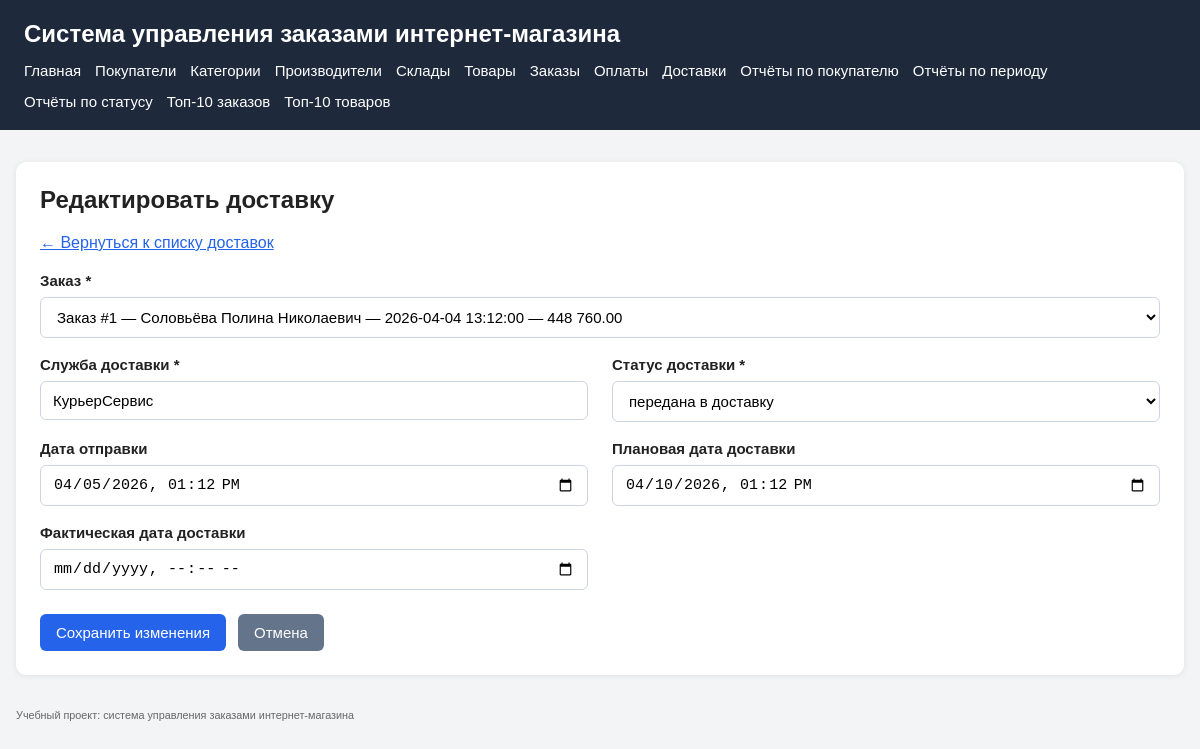
The page /deliveries/edit.php?id=1 on the database its author committed.
### tables this page shows
CREATE TABLE deliveries (
    delivery_id INT UNSIGNED NOT NULL AUTO_INCREMENT,
    order_id INT UNSIGNED NOT NULL,
    carrier_name VARCHAR(150) NOT NULL,
    ship_date DATETIME NULL,
    estimated_delivery_date DATETIME NULL,
    actual_delivery_date DATETIME NULL,
    delivery_status VARCHAR(30) NOT NULL,
    PRIMARY KEY (delivery_id),
    UNIQUE KEY uk_deliveries_order (order_id),
    KEY idx_deliveries_status (delivery_status),
    KEY idx_deliveries_estimated_date (estimated_delivery_date),
    CONSTRAINT fk_deliveries_order
        FOREIGN KEY (order_id) REFERENCES orders(order_id)
        ON UPDATE CASCADE
        ON DELETE CASCADE
);

CREATE TABLE orders (
    order_id INT UNSIGNED NOT NULL AUTO_INCREMENT,
    order_date DATETIME NOT NULL,
    status VARCHAR(30) NOT NULL,
    total_amount DECIMAL(10,2) NOT NULL DEFAULT 0.00,
    customer_id INT UNSIGNED NOT NULL,
    payment_method VARCHAR(50) NOT NULL,
    delivery_method VARCHAR(50) NOT NULL,
    delivery_address VARCHAR(255) NOT NULL,
    PRIMARY KEY (order_id),
    KEY idx_orders_customer (customer_id),
    KEY idx_orders_date (order_date),
    KEY idx_orders_status (status),
    CONSTRAINT fk_orders_customer
        FOREIGN KEY (customer_id) REFERENCES customers(customer_id)
        ON UPDATE CASCADE
        ON DELETE RESTRICT
);

CREATE TABLE customers (
    customer_id INT UNSIGNED NOT NULL AUTO_INCREMENT,
    last_name VARCHAR(100) NOT NULL,
    first_name VARCHAR(100) NOT NULL,
    middle_name VARCHAR(100) NULL,
    phone VARCHAR(20) NOT NULL,
    email VARCHAR(255) NULL,
    city VARCHAR(100) NOT NULL,
    street VARCHAR(150) NOT NULL,
    house VARCHAR(20) NOT NULL,
    apartment VARCHAR(20) NULL,
    postal_code VARCHAR(20) NOT NULL,
    PRIMARY KEY (customer_id),
    UNIQUE KEY uk_customers_email (email),
    KEY idx_customers_phone (phone)
);

### src/includes/db.php (called while the page is built, shortened)
<?php
$configPath = __DIR__ . '/../config/config.local.php';
if (!file_exists($configPath)) {
    $configPath = __DIR__ . '/../config/config.example.php';
}
$config = require $configPath;
function app_config(): array
{
    global $config;
    return $config;
}
function base_url(string $path = ''): string
{
    $config = app_config();
    $base = rtrim($config['app']['base_url'] ?? '', '/');
    return $base . '/' . ltrim($path, '/');
}
function db(): PDO
{
    $config = app_config();
    $db = $config['db'];
    $dsn = sprintf(
        'mysql:host=%s;port=%d;dbname=%s;charset=%s',
        $db['host'],
        $db['port'],
        $db['name'],
        $db['charset']
    );
    $pdo = new PDO($dsn, $db['user'], $db['pass'], [
        PDO::ATTR_ERRMODE => PDO::ERRMODE_EXCEPTION,
        PDO::ATTR_DEFAULT_FETCH_MODE => PDO::FETCH_ASSOC,
        PDO::ATTR_EMULATE_PREPARES => false,
    ]);
    return $pdo;
}

### src/config/config.example.php (called while the page is built)
<?php
return [
    'app' => [
        'base_url' => getenv('APP_BASE_URL') ?: '',
        'name' => getenv('APP_NAME') ?: 'Система управления заказами интернет-магазина',
    ],
    'db' => [
        'host' => getenv('DB_HOST') ?: 'db',
        'port' => (int)(getenv('DB_PORT') ?: 3306),
        'name' => getenv('DB_NAME') ?: 'shop_orders',
        'user' => getenv('DB_USER') ?: 'shop_user',
        'pass' => getenv('DB_PASSWORD') ?: '',
        'charset' => getenv('DB_CHARSET') ?: 'utf8mb4',
    ],
];

### src/deliveries/edit.php (the view, shortened to what this page needs)
<?php
require_once __DIR__ . '/../includes/db.php';
$errorMessage = null;
$deliveryId = (int)($_GET['id'] ?? 0);
    ?>
    <?php
$formData = [
    'order_id' => '',
    'carrier_name' => '',
    'ship_date' => '',
    'estimated_delivery_date' => '',
    'actual_delivery_date' => '',
    'delivery_status' => '',
];
$deliveryStatuses = [
    'создана',
    'готовится к отправке',
    'передана в доставку',
    'в пути',
    'доставлено',
    'отменена',
];
$orders = [];
try {
    $pdo = db();
    $orders = $pdo->query(
        'SELECT
            o.order_id,
            o.order_date,
            o.total_amount,
            c.last_name,
            c.first_name,
            c.middle_name
         FROM orders o
         INNER JOIN customers c ON c.customer_id = o.customer_id
         ORDER BY o.order_id ASC'
    )->fetchAll();
    if ($_SERVER['REQUEST_METHOD'] === 'POST') {
        foreach ($formData as $key => $value) {
            $formData[$key] = trim((string)($_POST[$key] ?? ''));
        }
        $requiredFields = [
            'order_id' => 'Заказ',
            'carrier_name' => 'Служба доставки',
            'delivery_status' => 'Статус доставки',
        ];
        foreach ($requiredFields as $field => $label) {
            if ($formData[$field] === '') {
                $errorMessage = "Поле «{$label}» обязательно для заполнения.";
                break;
            }
        }
        if ($errorMessage === null && !ctype_digit($formData['order_id'])) {
            $errorMessage = 'Некорректный заказ.';
        }
        if ($errorMessage === null && !in_array($formData['delivery_status'], $deliveryStatuses, true)) {
            $errorMessage = 'Некорректный статус доставки.';
        }
        $dateFields = [
            'ship_date' => 'Дата отправки',
            'estimated_delivery_date' => 'Плановая дата доставки',
            'actual_delivery_date' => 'Фактическая дата доставки',
        ];
        foreach ($dateFields as $field => $label) {
            if ($errorMessage === null && $formData[$field] !== '') {
                $dateTime = DateTime::createFromFormat('Y-m-d\TH:i', $formData[$field]);
                if (!$dateTime || $dateTime->format('Y-m-d\TH:i') !== $formData[$field]) {
                    $errorMessage = "Поле «{$label}» содержит некорректную дату.";
                    break;
                }
            }
        }
        if ($errorMessage === null) {
            $checkStmt = $pdo->prepare(
                'SELECT delivery_id
                 FROM deliveries
                 WHERE order_id = :order_id
                   AND delivery_id <> :delivery_id'
            );
            $checkStmt->execute([
                ':order_id' => (int)$formData['order_id'],
                ':delivery_id' => $deliveryId,
            ]);
            $existingDelivery = $checkStmt->fetch();
            if ($existingDelivery) {
                $errorMessage = 'Для выбранного заказа уже существует другая запись о доставке.';
            }
        }
        if ($errorMessage === null) {
            $shipDate = $formData['ship_date'] !== '' ? str_replace('T', ' ', $formData['ship_date']) : null;
            $estimatedDeliveryDate = $formData['estimated_delivery_date'] !== '' ? str_replace('T', ' ', $formData['estimated_delivery_date']) : null;
            $actualDeliveryDate = $formData['actual_delivery_date'] !== '' ? str_replace('T', ' ', $formData['actual_delivery_date']) : null;
            $stmt = $pdo->prepare(
                'UPDATE deliveries
                 SET
                    order_id = :order_id,
                    carrier_name = :carrier_name,
                    ship_date = :ship_date,
                    estimated_delivery_date = :estimated_delivery_date,
                    actual_delivery_date = :actual_delivery_date,
                    delivery_status = :delivery_status
                 WHERE delivery_id = :delivery_id'
            );
            $stmt->execute([
                ':order_id' => (int)$formData['order_id'],
                ':carrier_name' => $formData['carrier_name'],
                ':ship_date' => $shipDate,
                ':estimated_delivery_date' => $estimatedDeliveryDate,
                ':actual_delivery_date' => $actualDeliveryDate,
                ':delivery_status' => $formData['delivery_status'],
                ':delivery_id' => $deliveryId,
            ]);
            header('Location: ' . base_url('deliveries/list.php'));
            exit;
        }
    } else {
        $stmt = $pdo->prepare(
            'SELECT
                delivery_id,
                order_id,
                carrier_name,
                ship_date,
                estimated_delivery_date,
                actual_delivery_date,
                delivery_status
             FROM deliveries
             WHERE delivery_id = :delivery_id'
        );
        $stmt->execute([
            ':delivery_id' => $deliveryId,
        ]);
        $delivery = $stmt->fetch();
        if (!$delivery) {
            $errorMessage = 'Доставка не найдена.';
        } else {
            $formData['order_id'] = (string)$delivery['order_id'];
            $formData['carrier_name'] = (string)$delivery['carrier_name'];
            $formData['ship_date'] = !empty($delivery['ship_date'])
                ? date('Y-m-d\TH:i', strtotime((string)$delivery['ship_date']))
                : '';
            $formData['estimated_delivery_date'] = !empty($delivery['estimated_delivery_date'])
                ? date('Y-m-d\TH:i', strtotime((string)$delivery['estimated_delivery_date']))
                : '';
            $formData['actual_delivery_date'] = !empty($delivery['actual_delivery_date'])
                ? date('Y-m-d\TH:i', strtotime((string)$delivery['actual_delivery_date']))
                : '';
            $formData['delivery_status'] = (string)$delivery['delivery_status'];
        }
    }
} catch (Throwable $e) {
    $errorMessage = $e->getMessage();
}
require_once __DIR__ . '/../includes/header.php';
require_once __DIR__ . '/../includes/menu.php';
?>
<main>
    <section class="card">
        <h2>Редактировать доставку</h2>
        <p>
            <a href="<?= htmlspecialchars(base_url('deliveries/list.php'), ENT_QUOTES, 'UTF-8') ?>">
                ← Вернуться к списку доставок
            </a>
        </p>
        <?php if (!empty($orders) && ($errorMessage === null || $_SERVER['REQUEST_METHOD'] === 'POST')): ?>
            <form method="post" action="<?= htmlspecialchars(base_url('deliveries/edit.php?id=' . $deliveryId), ENT_QUOTES, 'UTF-8') ?>">
                <div class="form-grid">
                    <div class="form-group form-group-full">
                        <label for="order_id">Заказ *</label>
                        <select id="order_id" name="order_id" required>
                            <?php foreach ($orders as $order): ?>
                                <?php
                                $customerFullName = trim(
                                    (string)$order['last_name'] . ' ' .
                                    (string)$order['first_name'] . ' ' .
                                    (string)($order['middle_name'] ?? '')
                                );
                                $optionText = 'Заказ #' . (int)$order['order_id']
                                    . ' — ' . $customerFullName
                                    . ' — ' . (string)$order['order_date']
                                    . ' — ' . number_format((float)$order['total_amount'], 2, '.', ' ');
                                ?>
                                <option
                                    value="<?= (int)$order['order_id'] ?>"
                                    <?= $formData['order_id'] === (string)$order['order_id'] ? 'selected' : '' ?>
                                >
                                    <?= htmlspecialchars($optionText, ENT_QUOTES, 'UTF-8') ?>
                                </option>
                            <?php endforeach; ?>
                        </select>
                    </div>
                    <div class="form-group">
                        <label for="carrier_name">Служба доставки *</label>
                        <input
                            type="text"
                            id="carrier_name"
                            name="carrier_name"
                            value="<?= htmlspecialchars($formData['carrier_name'], ENT_QUOTES, 'UTF-8') ?>"
                            required
                        >
                    </div>
                    <div class="form-group">
                        <label for="delivery_status">Статус доставки *</label>
                        <select id="delivery_status" name="delivery_status" required>
                            <?php foreach ($deliveryStatuses as $deliveryStatus): ?>
                                <option
                                    value="<?= htmlspecialchars($deliveryStatus, ENT_QUOTES, 'UTF-8') ?>"
                                    <?= $formData['delivery_status'] === $deliveryStatus ? 'selected' : '' ?>
                                >
                                    <?= htmlspecialchars($deliveryStatus, ENT_QUOTES, 'UTF-8') ?>
                                </option>
                            <?php endforeach; ?>
                        </select>
                    </div>
                    <div class="form-group">
                        <label for="ship_date">Дата отправки</label>
                        <input
                            type="datetime-local"
                            id="ship_date"
                            name="ship_date"
                            value="<?= htmlspecialchars($formData['ship_date'], ENT_QUOTES, 'UTF-8') ?>"
                        >
                    </div>
                    <div class="form-group">
                        <label for="estimated_delivery_date">Плановая дата доставки</label>
                        <input
                            type="datetime-local"
                            id="estimated_delivery_date"
                            name="estimated_delivery_date"
                            value="<?= htmlspecialchars($formData['estimated_delivery_date'], ENT_QUOTES, 'UTF-8') ?>"
                        >
                    </div>
                    <div class="form-group">
                        <label for="actual_delivery_date">Фактическая дата доставки</label>
                        <input
                            type="datetime-local"
                            id="actual_delivery_date"
                            name="actual_delivery_date"
                            value="<?= htmlspecialchars($formData['actual_delivery_date'], ENT_QUOTES, 'UTF-8') ?>"
                        >
                    </div>
                </div>
                <div class="form-actions">
                    <button type="submit">Сохранить изменения</button>
                    <a class="btn btn-secondary" href="<?= htmlspecialchars(base_url('deliveries/list.php'), ENT_QUOTES, 'UTF-8') ?>">
                        Отмена
                    </a>
                </div>
            </form>
        <?php elseif (empty($orders)): ?>
            <div class="error-box">
                <strong>Ошибка:</strong> В системе нет заказов для привязки доставки.
            </div>
        <?php endif; ?>
    </section>
</main>
<?php require_once __DIR__ . '/../includes/footer.php'; ?>

### src/assets/css/style.css (style rules this page uses)
* { box-sizing: border-box; }
body { margin: 0; padding: 0; font-family: Arial, sans-serif; background: #f3f4f6; color: #222; }
main { max-width: 1200px; margin: 32px auto; padding: 0 16px; }
.card { background: #fff; border-radius: 10px; padding: 24px; margin-bottom: 20px; box-shadow: 0 1px 6px rgba(0, 0, 0, 0.08); }
.card h2 { margin-top: 0; margin-bottom: 20px; font-size: 24px; }
a { color: #2563eb; }
.form-grid { display: grid; grid-template-columns: repeat(2, minmax(280px, 1fr)); gap: 18px 24px; margin-top: 20px; }
.form-group { display: flex; flex-direction: column; }
.form-group-full { grid-column: 1 / -1; }
label { display: block; margin-bottom: 8px; font-weight: 600; font-size: 15px; }
input[type="text"], input[type="email"], input[type="number"], input[type="date"], input[type="datetime-local"], select, textarea { width: 100%; padding: 10px 12px; border: 1px solid #cbd5e1; border-radius: 6px; font-size: 15px; background: #fff; }
.form-actions { margin-top: 24px; display: flex; gap: 12px; align-items: center; }
button, .btn { display: inline-block; padding: 10px 16px; border: none; border-radius: 6px; background: #2563eb; color: #fff; font-size: 15px; text-decoration: none; cursor: pointer; }
.btn-secondary { background: #64748b; }

### rows shown on the page
deliveries: order_id "Заказ #1 — Соловьёва Полина Николаевич — 2026-04-04 13:12:00 — 448 760.00", carrier_name "КурьерСервис", delivery_status "передана в доставку"

### other values the page prints
app_config()['app']['name'] "Система управления заказами интернет-магазина"
